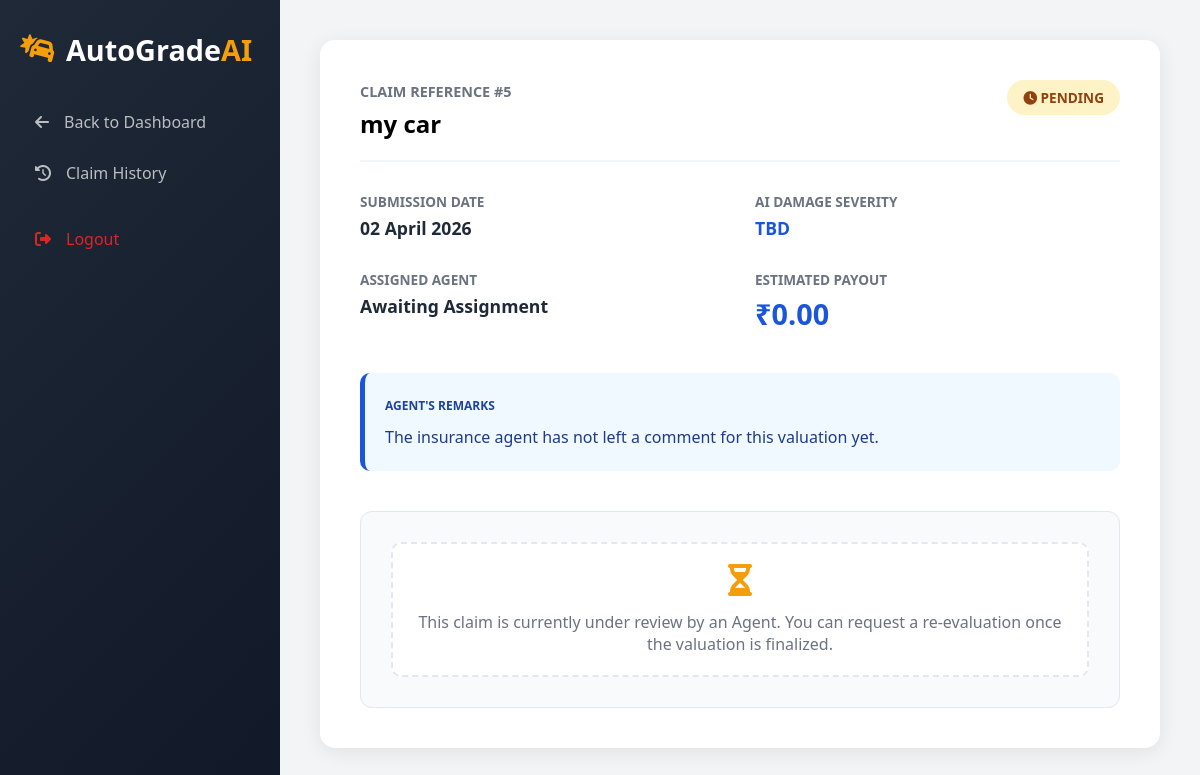
The page /claim-details/5/ (signed in) on the database as committed earlier.
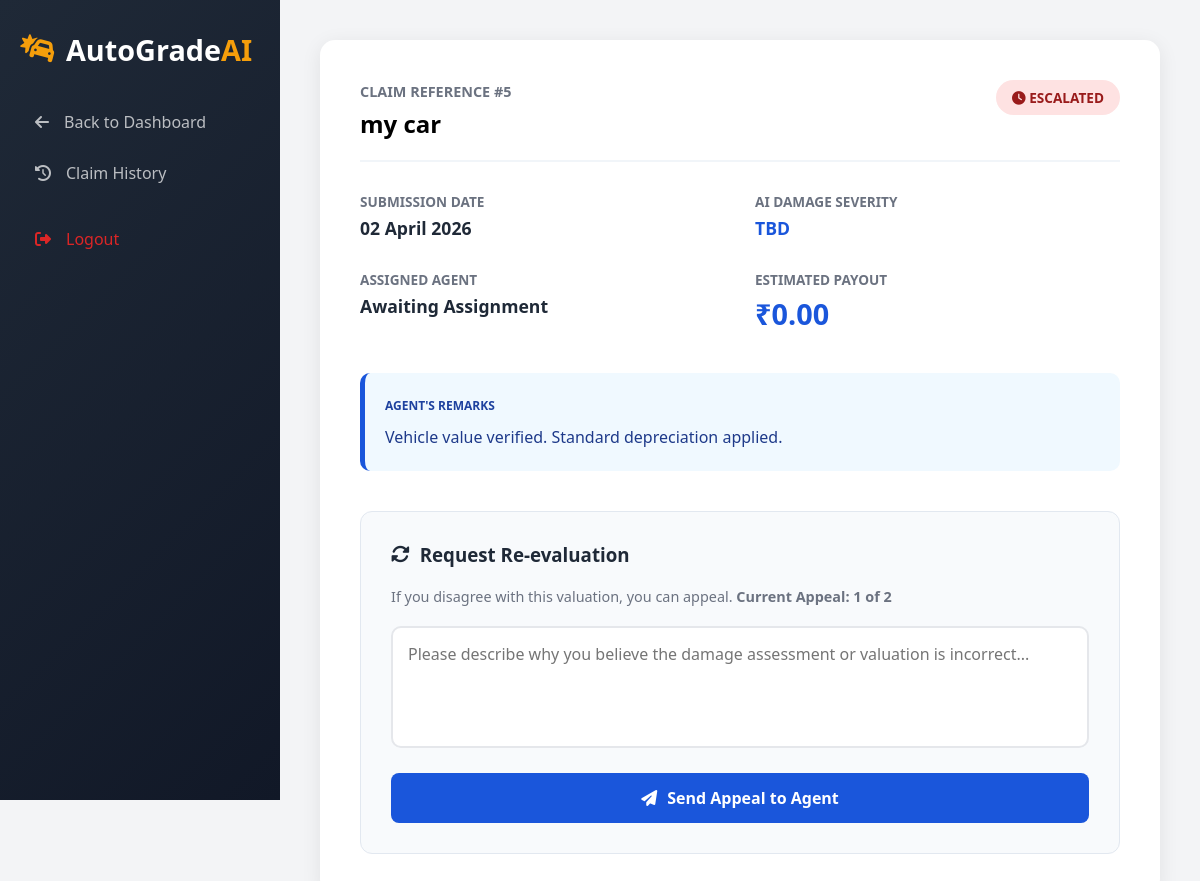
The same page on the database as committed later.
### my_admin/models.py (models this page shows, shortened)
class DamageAnalysis(models.Model):
    user = models.ForeignKey(User, on_delete=models.CASCADE, related_name='client_claims')
    agent = models.ForeignKey(
        User,
        on_delete=models.SET_NULL,
        null=True,
        blank=True,
        related_name='assigned_claims'
    )
    car_details = models.CharField(max_length=100)
    status = models.CharField(max_length=20, default='Pending')  # Pending, Approved, Rejected, Appealed
    damage_level = models.CharField(max_length=20, default='TBD')
    date_analyzed = models.DateTimeField(auto_now_add=True)  # Set once on creation
    updated_at = models.DateTimeField(auto_now=True)  # Updates every time .save() is called
    market_value = models.DecimalField(max_digits=12, decimal_places=2, null=True, blank=True)
    minor_coeff = models.FloatField(null=True, blank=True, default=0.025)
    moderate_coeff = models.FloatField(null=True, blank=True, default=0.05)
    major_coeff = models.FloatField(null=True, blank=True, default=0.1)
    estimated_claim = models.DecimalField(max_digits=12, decimal_places=2, null=True, blank=True)
    agent_comment = models.TextField(null=True, blank=True)
    user_appeal_reason = models.TextField(null=True, blank=True)
    appeal_count = models.IntegerField(default=0)  # Tracks 1st and 2nd re-evaluation requests

### my_admin/views.py (the view)
# urls.py: path('claim-details/<int:claim_id>/', views.claim_details, name='claim_details'),
@login_required
def claim_details(request, claim_id):
    claim = get_object_or_404(DamageAnalysis, id=claim_id, user=request.user)
    return render(request, "ClaimDetails.html", {'claim': claim})

### my_admin/templates/ClaimDetails.html (shortened to what the changed rows need)
<!DOCTYPE html>
<html lang="en">
<head>
    <link rel="stylesheet" href="https://cdnjs.cloudflare.com/ajax/libs/font-awesome/6.4.0/css/all.min.css">
</head>
<body>
    <div class="main-content">
        <div class="detail-card">
            <div class="header-row">
                <div>
                    <span class="claim-id">Claim Reference #{{ claim.id }}</span>
                    <h2 style="margin-top: 5px;">{{ claim.car_details }}</h2>
                </div>
                <div class="status-badge {% if claim.status == 'Approved' %}status-approved{% elif claim.status == 'Pending' %}status-pending{% else %}status-escalated{% endif %}">
                    <i class="fas {% if claim.status == 'Approved' %}fa-check-circle{% else %}fa-clock{% endif %}"></i>
                    {{ claim.status }}
                </div>
            </div>
            <div class="info-grid">
                <div class="info-item">
                    <label>Submission Date</label>
                    <p>{{ claim.date_analyzed|date:"d F Y" }}</p>
                </div>
                <div class="info-item">
                    <label>AI Damage Severity</label>
                    <p style="color: var(--primary);">{{ claim.damage_level|upper }}</p>
                </div>
                <div class="info-item">
                    <label>Assigned Agent</label>
                    <p>{{ claim.agent.first_name|default:"Awaiting Assignment" }}</p>
                </div>
                <div class="info-item">
                    <label>Estimated Payout</label>
                    <p class="payout-value">₹{{ claim.estimated_claim|default:"0.00" }}</p>
                </div>
            </div>
            <div class="comment-box agent-note">
                <label style="font-weight: 800; font-size: 0.75rem; color: var(--primary-dark); text-transform: uppercase;">Agent's Remarks</label>
                <p style="margin-top: 10px; line-height: 1.6; color: #1e3a8a;">
                    {{ claim.agent_comment|default:"The insurance agent has not left a comment for this valuation yet." }}
                </p>
            </div>
            <div class="appeal-section">
                {% if claim.status != 'Pending' %}
                    {% if claim.appeal_count < 2 %}
                        <h3><i class="fas fa-sync-alt"></i> Request Re-evaluation</h3>
                        <p style="color: var(--gray); margin-bottom: 20px; font-size: 0.9rem;">
                            If you disagree with this valuation, you can appeal.
                            <strong>Current Appeal: {{ claim.appeal_count|add:1 }} of 2</strong>
                        </p>
                        <form method="POST" action="{% url 'submit_appeal' claim.id %}">
                            <textarea name="appeal_reason" placeholder="Please describe why you believe the damage assessment or valuation is incorrect..." required rows="4"></textarea>
                            <button type="submit" class="btn btn-primary">
                                <i class="fas fa-paper-plane"></i> Send Appeal to Agent
                            </button>
                        </form>
                    {% endif %}
                {% else %}
                    <div style="text-align: center; padding: 20px; background: white; border-radius: 10px; color: var(--gray); border: 2px dashed #e2e8f0;">
                        <i class="fas fa-hourglass-half" style="font-size: 2rem; margin-bottom: 15px; display: block; color: var(--secondary);"></i>
                        <p>This claim is currently under review by an Agent. You can request a re-evaluation once the valuation is finalized.</p>
                    </div>
                {% endif %}
            </div>
        </div>
    </div>
</body>
</html>

Rows that differ between the two databases and show on the page:
changed DamageAnalysis "my car": status "PENDING" → "ESCALATED"; agent_comment "The insurance agent has not left a comment for this valuation yet." → "Vehicle value verified. Standard depreciation applied."; appeal_count|add (not shown) → "1"
Other text that changed with them:
text no longer shown: "This claim is currently under review by an Agent. You can request a re-evaluation once the valuation is finalized."
text now shown: "Request Re-evaluation If you disagree with this valuation, you can appeal. Current Appeal: of 2 Send Appeal to Agent"
